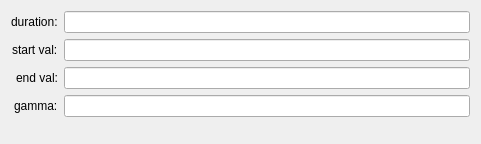
<?xml version="1.0" encoding="UTF-8"?>
<ui version="4.0">
 <class>Form</class>
 <widget class="QWidget" name="Form">
  <property name="geometry">
   <rect>
    <x>0</x>
    <y>0</y>
    <width>481</width>
    <height>144</height>
   </rect>
  </property>
  <property name="windowTitle">
   <string>Form</string>
  </property>
  <layout class="QFormLayout" name="formLayout">
   <property name="labelAlignment">
    <set>Qt::AlignRight|Qt::AlignTrailing|Qt::AlignVCenter</set>
   </property>
   <item row="0" column="0">
    <widget class="QLabel" name="label">
     <property name="text">
      <string>duration:</string>
     </property>
    </widget>
   </item>
   <item row="0" column="1">
    <widget class="QLineEdit" name="duration"/>
   </item>
   <item row="1" column="0">
    <widget class="QLabel" name="label_2">
     <property name="text">
      <string>start val:</string>
     </property>
    </widget>
   </item>
   <item row="1" column="1">
    <widget class="QLineEdit" name="start_val"/>
   </item>
   <item row="2" column="0">
    <widget class="QLabel" name="label_3">
     <property name="text">
      <string>end val:</string>
     </property>
    </widget>
   </item>
   <item row="2" column="1">
    <widget class="QLineEdit" name="end_val"/>
   </item>
   <item row="3" column="0">
    <widget class="QLabel" name="label_4">
     <property name="text">
      <string>gamma:</string>
     </property>
    </widget>
   </item>
   <item row="3" column="1">
    <widget class="QLineEdit" name="gamma"/>
   </item>
  </layout>
 </widget>
 <resources/>
 <connections/>
</ui>
